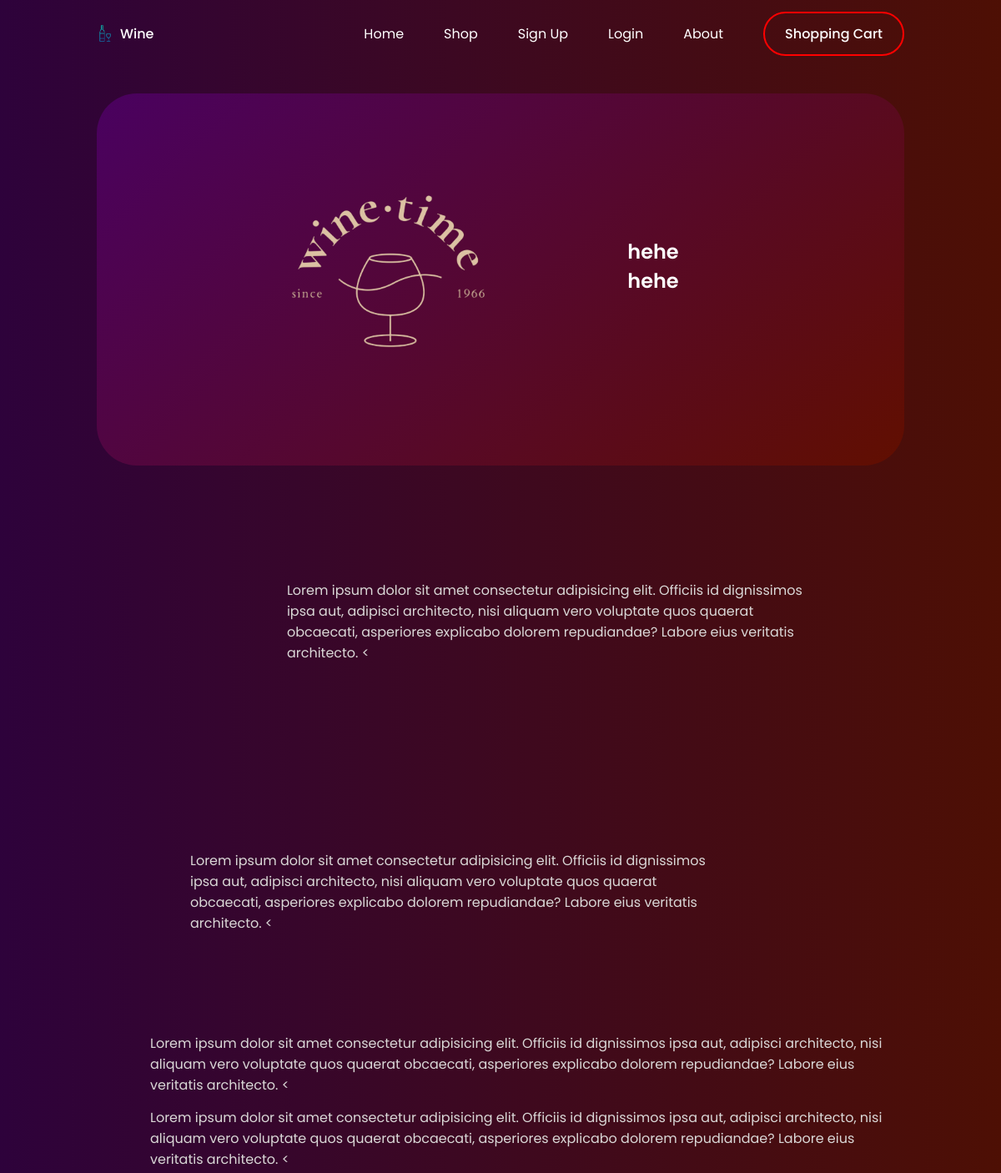
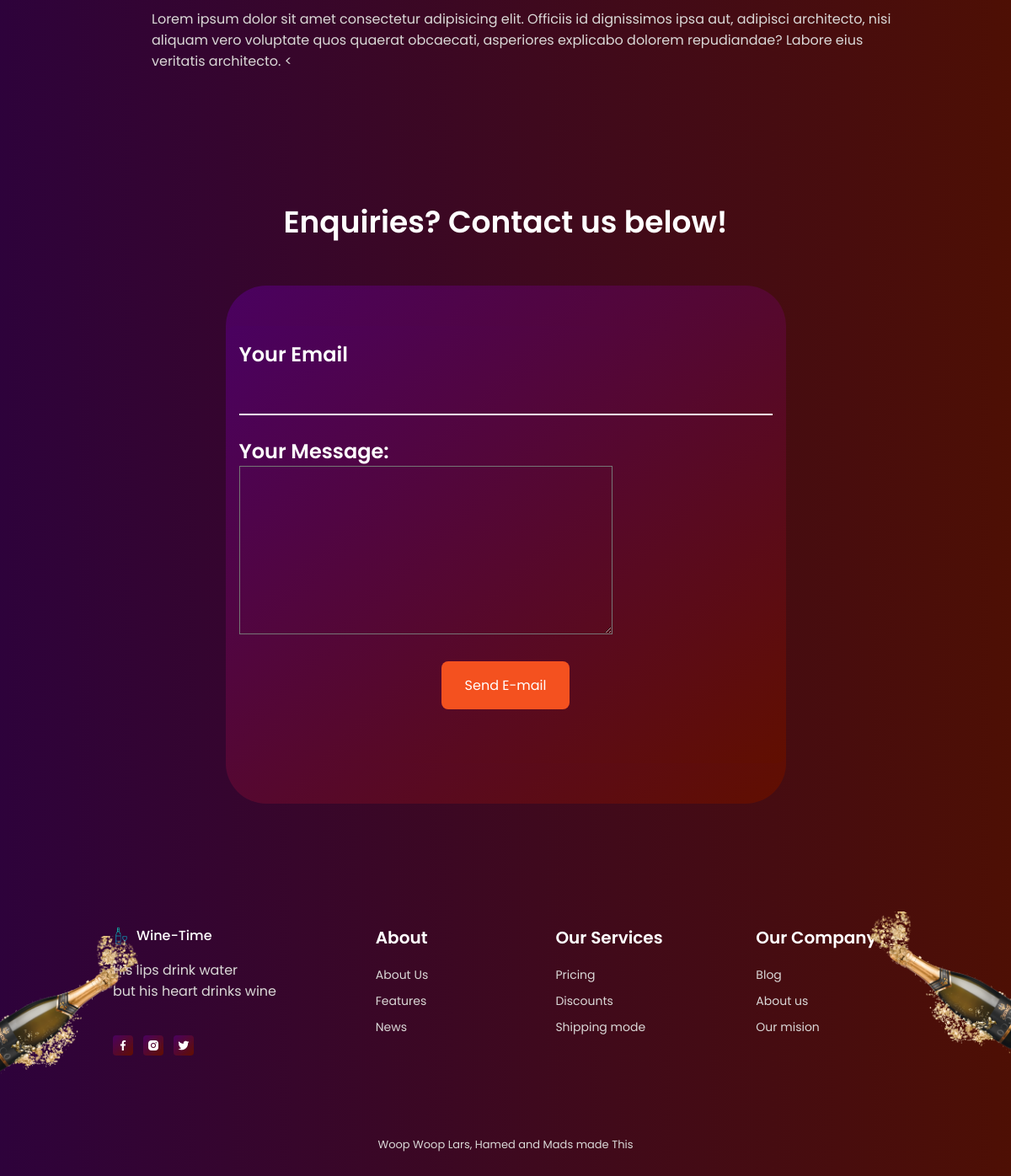
Page /about.php on the committed database (2 pictures, top to bottom).
### tables this page shows
CREATE TABLE IF NOT EXISTS `about` (
  `aboutID` int AUTO_INCREMENT NOT NULL PRIMARY KEY,
  `title` varchar(255),
  `subtitle` varchar(255),
  `company1` varchar(510),
  `company2` varchar(510),
  `cInfo1` varchar(510),
  `cInfo2` varchar(510),
  `openHour` varchar(510)
);

### classes/DAO/DbCon.php (called while the page is built, shortened)
<?php
class DbCon
{
    protected function connect()
    {
        try {
            $user = "admin5";
            $pass = "123456";
            $dbcon = new \PDO('mysql:host=localhost;dbname=WineTimeDB;charset=utf8', $user, $pass);
            return $dbcon;
        } catch (\PDOException $e) {
            print "Error!: " . $e->getMessage() . "<br/>";
            die();
        }
    }
}

### classes/DAO/Admin.php (called while the page is built, shortened)
<?php
class Admin extends DbCon
{
    public function getAbout()
    {
        try {
            $sqlGet = "SELECT * FROM about";
            $stmt = $this->connect()->prepare($sqlGet);
            if (!$stmt->execute()) {
                $stmt = null;
                header("Location: ../adminEditAbout.php?error=stmtfailed");
                exit();
            }
            $getAbout = $stmt->fetchAll();
            return $getAbout;
        } catch (\Throwable $th) {
            $th = header("Location: ../adminEditAbout.php?error=stmtfailed");
        }
    }
}

### about.php (the view, shortened to what this page needs)
<?php
include './header.php';
$viewAbout = new \DAO\Admin();
$getAbout = $viewAbout->getAbout();
?>
<section class="section discount flex">
    <div class="discount__container container grid" style="text-align: left !important;">
        <div class="discount__data">
            <h2 class="discount__title">
                <?php echo $getAbout[0][1] ?> <br>
                <?php echo $getAbout[0][2] ?>
            </h2>
        </div>
        <img src="assets/img/about7.png" alt="" class="discount__img" />
    </div>
    <br>
    <div style="display: flex; align-items: center; padding: 2rem;" class="container">
        <div style="padding: 5rem;" id="aboutWine__data">
            <span id="aboutWine__data">
                <?php echo $getAbout[0][3] ?>
            </span>
        </div>
    </div>
    <div style="display: flex; align-items:center; padding: 2rem;" class="container">
        <div style="padding: 5rem;" id="aboutWine__data">
            <span id="aboutWine__data">
                <?php echo $getAbout[0][4] ?>
            </span>
        </div>
    </div>
    <div style="display: flex; align-items:center; padding: 0rem;" class="container">
        <div style="padding: 2rem;" id="aboutWine__data">
        </div>
        <span id=aboutWine__data>
            <?php echo $getAbout[0][5] ?>
        </span>
    </div>
    <div style="display: flex; align-items:center; padding: 0rem;" class="container">
        <div style="padding: 2rem;" id="aboutWine__data">
        </div>
        <span id=aboutWine__data>
            <?php echo $getAbout[0][6] ?>
        </span>
    </div>
    <div style="display: flex; align-items:center; padding: 0rem;" class="container">
        <div style="padding: 2rem;" id="aboutWine__data">
        </div>
        <span id=aboutWine__data>
            <?php echo $getAbout[0][7] ?>
        </span>
    </div>
</section>
<section class="section discount grid">
    <h3 class="section__title">Enquiries? Contact us below!</h3>
    <div class="discount__container container" style="margin-left: auto; margin-right: auto;">
        <form class="login__form" method="post" id="about" action="./includes/contact.inc.php">
            <div style=" border-bottom: 2px solid white !important;">
                <h2><label for=" _Headtitle">Your Email</label></h2>
                <input id=" _HeadTitle" class="login__input" type="text" name="email">
            </div>
            <div style="margin-left: auto; margin-right: auto;">
                <br>
                <h2><label class="grid" for="paragraph1">Your Message:</label></h2>
                <textarea form="about" maxlength="510" style="height: 200px;" id="paragraph1" cols="75" rows="60" class="login__input" type="text" name="message">
                    </textarea>
            </div>
            <div>
                <br>
                <h2 style="display:flex !important; justify-content: center !important; font-size: 2rem;" class="section__title">
                    <button type="submit" name="submit" class="nav__link button">Send E-mail</button>
                </h2>
            </div>
        </form>
    </div>
</section>
<?php include './footer.php'; ?>

### assets/css/styles.css (style rules this page uses)
:root { --header-height: 3.5rem; --hue: 14; --first-color: hsl(var(--hue), 91%, 54%); --first-color-alt: hsl(var(--hue), 91%, 50%); --title-color: hsl(var(--hue), 4%, 100%); --text-color: hsl(var(--hue), 4%, 85%); --text-color-light: hsl(var(--hue), 4%, 55%); --body-color: linear-gradient( 90deg, hsl(286, 93%, 12%) 0%, hsl(9, 90%, 16%) 100% ); --container-color: linear-gradient( 136deg, hsl(286, 98%, 19%) 0%, hsl(9, 100%, 19%) 100% ); --body-font: "Poppins", sans-serif; --biggest-font-size: 2rem; --h1-font-size: 1.5rem; --h2-font-size: 1.25rem; --h3-font-size: 1rem; --normal-font-size: 0.938rem; --small-font-size: 0.813rem; --smaller-font-size: 0.75rem; --font-medium: 500; --font-semi-bold: 600; --font-black: 900; --mb-0-25: 0.25rem; --mb-0-5: 0.5rem; --mb-0-75: 0.75rem; --mb-1: 1rem; --mb-1-5: 1.5rem; --mb-2: 2rem; --mb-2-5: 2.5rem; --z-tooltip: 10; --z-fixed: 100; }
@media screen and (min-width: 992px) { :root { --biggest-font-size: 4rem; --h1-font-size: 2.25rem; --h2-font-size: 1.5rem; --h3-font-size: 1.25rem; --normal-font-size: 1rem; --small-font-size: 0.875rem; --smaller-font-size: 0.813rem; } }
* { box-sizing: border-box; padding: 0; margin: 0; }
html { scroll-behavior: smooth; }
body { margin: var(--header-height) 0 0 0; font-family: var(--body-font); font-size: var(--normal-font-size); background: var(--body-color); color: var(--text-color); }
h1, h2, h3, h4 { color: var(--title-color); font-weight: var(--font-semi-bold); }
img { max-width: 100%; height: auto; }
button, input { border: none; outline: none; }
button { cursor: pointer; font-family: var(--body-font); font-size: var(--normal-font-size); }
.section { padding: 4.5rem 0 2rem; }
.section__title { font-size: var(--h2-font-size); margin-bottom: var(--mb-2); text-align: center; }
.container { max-width: 968px; margin-left: var(--mb-1-5); margin-right: var(--mb-1-5); }
.grid { display: grid; }
.nav__link, .nav__logo, .nav__toggle, .nav__close { color: var(--title-color); }
.nav__link { text-transform: uppercase; font-weight: var(--font-black); transition: 0.4s; }
.button { display: inline-block; background-color: var(--first-color); color: var(--title-color); padding: 1rem 1.75rem; border-radius: 0.5rem; font-weight: var(--font-medium); transition: 0.3s; }
.discount__container { background: var(--container-color); border-radius: 1rem; padding: 2.5rem 0 1.5rem; row-gap: 0.75rem; }
.discount__data { text-align: center; }
#aboutWine__data { overflow-wrap: break-word; text-align: left !important; }
.discount__title { font-size: var(--h2-font-size); margin-bottom: var(--mb-2); }
.discount__img { width: 200px; justify-self: center; }
.login__form { background: var(--container-color); padding: 1rem; display: flex; flex-direction: column; justify-content: space-between; border-radius: 0.75rem; }
.login__input { width: 70%; padding: 1.2rem 0.5rem; background: none; color: var(--title-color); }
.login__input::placeholder { color: var(--text-color); }
@media screen and (min-width: 767px) { body { margin: 0; } }
@media screen and (min-width: 767px) { .section { padding: 7rem 0 2rem; } }
@media screen and (min-width: 767px) { .nav__link { text-transform: initial; font-weight: initial; } }
@media screen and (min-width: 767px) { .discount__container { grid-template-columns: repeat(2, max-content); justify-content: center; align-items: center; column-gap: 3rem; padding: 3rem 0; border-radius: 3rem; } }
@media screen and (min-width: 767px) { .discount__img { width: 350px; order: -1; } }
@media screen and (min-width: 767px) { .discount__data { padding-right: 6rem; } }
@media screen and (min-width: 992px) { .container { margin-left: auto; margin-right: auto; } }
@media screen and (min-width: 992px) { .section__title { font-size: var(--h1-font-size); margin-bottom: 3rem; } }
@media screen and (min-width: 992px) { .discount__container { column-gap: 7rem; } }

### rows in the picture
about: title "hehe", subtitle "hehe", company1 "Lorem ipsum dolor sit amet consectetur adipisicing elit. Officiis id dignissimos ipsa aut, adipisci architecto, nisi aliquam vero voluptate quos quaerat obcaecati, asperiores explicabo dolorem repudiandae? Labore eius veritatis architecto. <", company2 "Lorem ipsum dolor sit amet consectetur adipisicing elit. Officiis id dignissimos ipsa aut, adipisci architecto, nisi aliquam vero voluptate quos quaerat obcaecati, asperiores explicabo dolorem repudiandae? Labore eius veritatis architecto. <", cInfo1 "Lorem ipsum dolor sit amet consectetur adipisicing elit. Officiis id dignissimos ipsa aut, adipisci architecto, nisi aliquam vero voluptate quos quaerat obcaecati, asperiores explicabo dolorem repudiandae? Labore eius veritatis architecto. <", cInfo2 "Lorem ipsum dolor sit amet consectetur adipisicing elit. Officiis id dignissimos ipsa aut, adipisci architecto, nisi aliquam vero voluptate quos quaerat obcaecati, asperiores explicabo dolorem repudiandae? Labore eius veritatis architecto. <", openHour "Lorem ipsum dolor sit amet consectetur adipisicing elit. Officiis id dignissimos ipsa aut, adipisci architecto, nisi aliquam vero voluptate quos quaerat obcaecati, asperiores explicabo dolorem repudiandae? Labore eius veritatis architecto. <"
